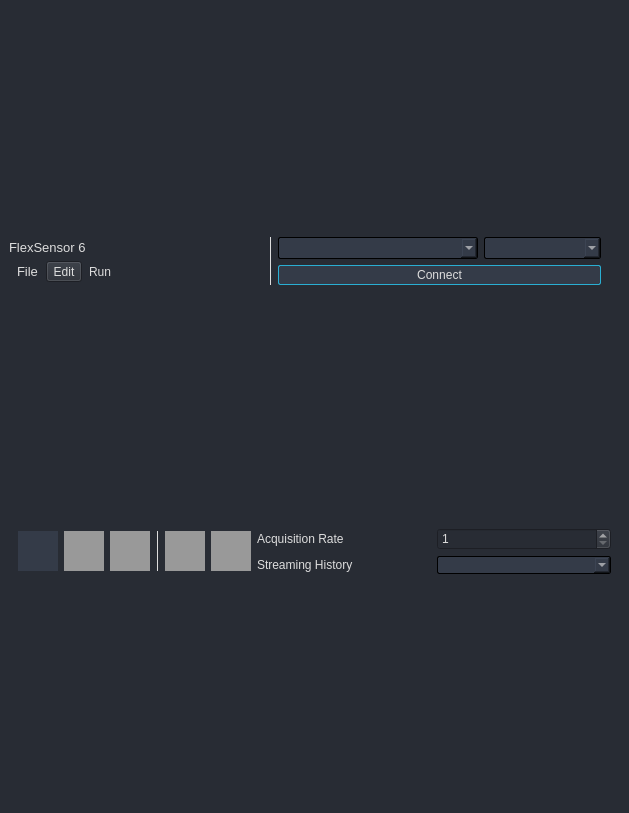
<?xml version="1.0" encoding="UTF-8"?>
<ui version="4.0">
 <class>AD2ControlWindowNew</class>
 <widget class="QMainWindow" name="AD2ControlWindowNew">
  <property name="geometry">
   <rect>
    <x>0</x>
    <y>0</y>
    <width>629</width>
    <height>813</height>
   </rect>
  </property>
  <property name="windowTitle">
   <string>MainWindow</string>
  </property>
  <property name="styleSheet">
   <string notr="true"/>
  </property>
  <widget class="QWidget" name="centralwidget">
   <property name="styleSheet">
    <string notr="true">/* /////////////////////////////////////////////////////////////////////////////////////////////////

SET APP STYLESHEET - FULL STYLES HERE
DARK THEME - DRACULA COLOR BASED

///////////////////////////////////////////////////////////////////////////////////////////////// */
QWidget{
    background-color: rgb(40, 44, 52);
	color: rgb(221, 221, 221);
	font: 10pt &quot;Segoe UI&quot;;
}

/* /////////////////////////////////////////////////////////////////////////////////////////////////
Tooltip */
QToolTip {
	color: #ffffff;
	background-color: rgba(33, 37, 43, 180);
	border: 1px solid rgb(44, 49, 58);
	background-image: none;
	background-position: left center;
    background-repeat: no-repeat;
	border: none;
	border-left: 2px solid rgb(255, 121, 198);
	text-align: left;
	padding-left: 8px;
	margin: 0px;
}

/* /////////////////////////////////////////////////////////////////////////////////////////////////
QTableWidget */
QTableWidget {	
	background-color: transparent;
	padding: 10px;
	border-radius: 5px;
	gridline-color: rgb(44, 49, 58);
	border-bottom: 1px solid rgb(44, 49, 60);
}
QTableWidget::item{
	border-color: rgb(44, 49, 60);
	padding-left: 5px;
	padding-right: 5px;
	gridline-color: rgb(44, 49, 60);
}
QTableWidget::item:selected{
	background-color: rgb(189, 147, 249);
}
QHeaderView::section{
	background-color: rgb(33, 37, 43);
	max-width: 30px;
	border: 1px solid rgb(44, 49, 58);
	border-style: none;
    border-bottom: 1px solid rgb(44, 49, 60);
    border-right: 1px solid rgb(44, 49, 60);
}
QTableWidget::horizontalHeader {	
	background-color: rgb(33, 37, 43);
}
QHeaderView::section:horizontal
{
    border: 1px solid rgb(33, 37, 43);
	background-color: rgb(33, 37, 43);
	padding: 3px;
	border-top-left-radius: 7px;
    border-top-right-radius: 7px;
}
QHeaderView::section:vertical
{
    border: 1px solid rgb(44, 49, 60);
}

/* /////////////////////////////////////////////////////////////////////////////////////////////////
LineEdit */
QLineEdit {
	background-color: rgb(33, 37, 43);
	border-radius: 5px;
	border: 2px solid rgb(33, 37, 43);
	padding-left: 10px;
	selection-color: rgb(255, 255, 255);
	selection-background-color: rgb(255, 121, 198);
}
QLineEdit:hover {
	border: 2px solid rgb(64, 71, 88);
}
QLineEdit:focus {
	border: 2px solid rgb(91, 101, 124);
}

/* /////////////////////////////////////////////////////////////////////////////////////////////////
PlainTextEdit */
QPlainTextEdit {
	background-color: rgb(27, 29, 35);
	border-radius: 5px;
	padding: 10px;
	selection-color: rgb(255, 255, 255);
	selection-background-color: rgb(255, 121, 198);
}
QPlainTextEdit  QScrollBar:vertical {
    width: 8px;
 }
QPlainTextEdit  QScrollBar:horizontal {
    height: 8px;
 }
QPlainTextEdit:hover {
	border: 2px solid rgb(64, 71, 88);
}
QPlainTextEdit:focus {
	border: 2px solid rgb(91, 101, 124);
}

/* /////////////////////////////////////////////////////////////////////////////////////////////////
ScrollBars */
QScrollBar:horizontal {
    border: none;
    background: rgb(52, 59, 72);
    height: 8px;
    margin: 0px 21px 0 21px;
	border-radius: 0px;
}
QScrollBar::handle:horizontal {
    background: rgb(189, 147, 249);
    min-width: 25px;
	border-radius: 4px
}
QScrollBar::add-line:horizontal {
    border: none;
    background: rgb(55, 63, 77);
    width: 20px;
	border-top-right-radius: 4px;
    border-bottom-right-radius: 4px;
    subcontrol-position: right;
    subcontrol-origin: margin;
}
QScrollBar::sub-line:horizontal {
    border: none;
    background: rgb(55, 63, 77);
    width: 20px;
	border-top-left-radius: 4px;
    border-bottom-left-radius: 4px;
    subcontrol-position: left;
    subcontrol-origin: margin;
}
QScrollBar::up-arrow:horizontal, QScrollBar::down-arrow:horizontal
{
     background: none;
}
QScrollBar::add-page:horizontal, QScrollBar::sub-page:horizontal
{
     background: none;
}
 QScrollBar:vertical {
	border: none;
    background: rgb(52, 59, 72);
    width: 8px;
    margin: 21px 0 21px 0;
	border-radius: 0px;
 }
 QScrollBar::handle:vertical {	
	background: rgb(189, 147, 249);
    min-height: 25px;
	border-radius: 4px
 }
 QScrollBar::add-line:vertical {
     border: none;
    background: rgb(55, 63, 77);
     height: 20px;
	border-bottom-left-radius: 4px;
    border-bottom-right-radius: 4px;
     subcontrol-position: bottom;
     subcontrol-origin: margin;
 }
 QScrollBar::sub-line:vertical {
	border: none;
    background: rgb(55, 63, 77);
     height: 20px;
	border-top-left-radius: 4px;
    border-top-right-radius: 4px;
     subcontrol-position: top;
     subcontrol-origin: margin;
 }
 QScrollBar::up-arrow:vertical, QScrollBar::down-arrow:vertical {
     background: none;
 }

 QScrollBar::add-page:vertical, QScrollBar::sub-page:vertical {
     background: none;
 }

/* /////////////////////////////////////////////////////////////////////////////////////////////////
CheckBox */
QCheckBox::indicator {
    border: 3px solid rgb(52, 59, 72);
	width: 15px;
	height: 15px;
	border-radius: 10px;
    background: rgb(44, 49, 60);
}
QCheckBox::indicator:hover {
    border: 3px solid rgb(58, 66, 81);
}
QCheckBox::indicator:checked {
    background: 3px solid rgb(52, 59, 72);
	border: 3px solid rgb(52, 59, 72);	
	background-image: url(:/icons/images/icons/cil-check-alt.png);
}

/* /////////////////////////////////////////////////////////////////////////////////////////////////
RadioButton */
QRadioButton::indicator {
    border: 3px solid rgb(52, 59, 72);
	width: 15px;
	height: 15px;
	border-radius: 10px;
    background: rgb(44, 49, 60);
}
QRadioButton::indicator:hover {
    border: 3px solid rgb(58, 66, 81);
}
QRadioButton::indicator:checked {
    background: 3px solid rgb(94, 106, 130);
	border: 3px solid rgb(52, 59, 72);	
}

/* /////////////////////////////////////////////////////////////////////////////////////////////////
ComboBox */
QComboBox{
	background-color: rgb(52, 59, 72);
	border-radius: 2px;
	border: 1px solid rgb(0, 0, 0);
}
QComboBox:hover{
	border: 1px solid rgb(42, 175, 211);
}
QComboBox::drop-down {
	subcontrol-origin: padding;
	subcontrol-position: top right;
	width: 25px; 
	border-left-width: 2px;
	border-left-color: rgba(39, 44, 54, 150);
	border-left-style: solid;
	border-top-right-radius: 3px;
	border-bottom-right-radius: 3px;	
	background-image: url(:/icons/icons/cil-arrow-bottom.png);
	background-position: center;
	background-repeat: no-reperat;
 }
QComboBox QAbstractItemView {
	color: rgb(255, 121, 198);	
	background-color: rgb(33, 37, 43);
	padding: 10px;
	selection-background-color: rgb(39, 44, 54);
}
/*QComboBox QAbstractItemView::item {
  min-height: 150px;
}*/

/* /////////////////////////////////////////////////////////////////////////////////////////////////
Sliders */
QSlider::groove:horizontal {
    border-radius: 5px;
    height: 10px;
	margin: 0px;
	background-color: rgb(52, 59, 72);
}
QSlider::groove:horizontal:hover {
	background-color: rgb(55, 62, 76);
}
QSlider::handle:horizontal {
    background-color: rgb(0, 0, 0);
    border: 1px solid rgb(42, 175, 211);
    height: 10px;
    width: 8px;
    margin: 0px;
	border-radius: 5px;
}
QSlider::handle:horizontal:hover {
    background-color: rgb(42, 141, 211);
    border: none;
    height: 10px;
    width: 10px;
    margin: 0px;
	border-radius: 5px;
}
QSlider::handle:horizontal:pressed {
    background-color: rgb(42, 141, 211);
}

QSlider::groove:vertical {
    border-radius: 5px;
    width: 10px;
    margin: 0px;
	background-color: rgb(52, 59, 72);
}
QSlider::groove:vertical:hover {
	background-color: rgb(55, 62, 76);
}
QSlider::handle:vertical {
    background-color: rgb(189, 147, 249);
	border: none;
    height: 10px;
    width: 10px;
    margin: 0px;
	border-radius: 5px;
}
QSlider::handle:vertical:hover {
    background-color: rgb(195, 155, 255);
}
QSlider::handle:vertical:pressed {
    background-color: rgb(255, 121, 198);
}

/* /////////////////////////////////////////////////////////////////////////////////////////////////
CommandLinkButton */
QCommandLinkButton {	
	color: rgb(255, 121, 198);
	border-radius: 5px;
	padding: 5px;
	color: rgb(255, 170, 255);
}
QCommandLinkButton:hover {	
	color: rgb(255, 170, 255);
	background-color: rgb(44, 49, 60);
}
QCommandLinkButton:pressed {	
	color: rgb(189, 147, 249);
	background-color: rgb(52, 58, 71);
}

/* /////////////////////////////////////////////////////////////////////////////////////////////////
Button */
QPushButton {
	border: 1px solid rgb(42, 175, 211);
	border-radius: 2px;	
	background-color: rgb(52, 59, 72);
}
QPushButton:hover {
	border: 1px solid rgb(42, 141, 211);
    border-radius: 2px;	
	background-color: rgb(42, 141, 211);
}
QPushButton:pressed {	
	border: 1px solid rgb(42, 141, 211);
    border-radius: 2px;	
	background-color: rgb(35, 40, 49);
}









/* QMenu ------------------------------------------------------------------

examples: https://doc.qt.io/qt-5/stylesheet-examples.html#customizing-qmenu

--------------------------------------------------------------------------- */
QMenu {
    background-color: rgb(40, 44, 52);
    margin: 2px; /* some spacing around the menu */
}

QMenu::item {
    padding: 2px 25px 2px 20px;
    border: 1px solid transparent; /* reserve space for selection border */
}

QMenu::item:selected {
    border-color: darkblue;
    background: rgba(100, 100, 100, 150);
}

QMenu::icon:checked { /* appearance of a 'checked' icon */
    background: gray;
    border: 1px inset gray;
    position: absolute;
    top: 1px;
    right: 1px;
    bottom: 1px;
    left: 1px;
}

QMenu::separator {
    height: 2px;
    background: lightblue;
    margin-left: 10px;
    margin-right: 5px;
}

QMenu::indicator {
    width: 13px;
    height: 13px;
}

QTabWidget::pane {
  border: 1px solid lightgray;
  top:-1px; 
  background:  rgb(40, 44, 52); 
} 

QTabBar::tab {
  background: rgb(40, 44, 52);; 
  border: 1px solid lightgray; 
  padding: 2px;
	padding-left: 10px;
	padding-right: 10px;
} 

QTabBar::tab:selected { 
  background:  rgb(189, 147, 249);
  margin-bottom: -1px; 
}
</string>
   </property>
   <layout class="QGridLayout" name="gridLayout_2">
    <item row="3" column="0">
     <layout class="QGridLayout" name="grd_information"/>
    </item>
    <item row="0" column="0">
     <widget class="QFrame" name="contentTopBg">
      <property name="sizePolicy">
       <sizepolicy hsizetype="Preferred" vsizetype="Maximum">
        <horstretch>0</horstretch>
        <verstretch>0</verstretch>
       </sizepolicy>
      </property>
      <property name="minimumSize">
       <size>
        <width>0</width>
        <height>50</height>
       </size>
      </property>
      <property name="maximumSize">
       <size>
        <width>16777215</width>
        <height>16777215</height>
       </size>
      </property>
      <property name="frameShape">
       <enum>QFrame::NoFrame</enum>
      </property>
      <property name="frameShadow">
       <enum>QFrame::Raised</enum>
      </property>
      <layout class="QHBoxLayout" name="horizontalLayout_6">
       <property name="spacing">
        <number>0</number>
       </property>
       <property name="leftMargin">
        <number>0</number>
       </property>
       <property name="topMargin">
        <number>0</number>
       </property>
       <property name="rightMargin">
        <number>10</number>
       </property>
       <property name="bottomMargin">
        <number>0</number>
       </property>
       <item>
        <widget class="QFrame" name="vl_header">
         <property name="enabled">
          <bool>true</bool>
         </property>
         <property name="sizePolicy">
          <sizepolicy hsizetype="Preferred" vsizetype="Maximum">
           <horstretch>0</horstretch>
           <verstretch>0</verstretch>
          </sizepolicy>
         </property>
         <property name="focusPolicy">
          <enum>Qt::NoFocus</enum>
         </property>
         <property name="frameShape">
          <enum>QFrame::NoFrame</enum>
         </property>
         <property name="frameShadow">
          <enum>QFrame::Raised</enum>
         </property>
         <layout class="QHBoxLayout" name="horizontalLayout_7">
          <property name="spacing">
           <number>0</number>
          </property>
          <property name="leftMargin">
           <number>0</number>
          </property>
          <property name="topMargin">
           <number>0</number>
          </property>
          <property name="rightMargin">
           <number>0</number>
          </property>
          <property name="bottomMargin">
           <number>0</number>
          </property>
          <item>
           <widget class="QFrame" name="verticalFrame">
            <property name="sizePolicy">
             <sizepolicy hsizetype="Minimum" vsizetype="Minimum">
              <horstretch>0</horstretch>
              <verstretch>0</verstretch>
             </sizepolicy>
            </property>
            <layout class="QFormLayout" name="formLayout">
             <property name="horizontalSpacing">
              <number>0</number>
             </property>
             <property name="leftMargin">
              <number>0</number>
             </property>
             <property name="topMargin">
              <number>0</number>
             </property>
             <property name="rightMargin">
              <number>0</number>
             </property>
             <property name="bottomMargin">
              <number>0</number>
             </property>
             <item row="1" column="0">
              <widget class="QFrame" name="menuBar">
               <property name="sizePolicy">
                <sizepolicy hsizetype="Minimum" vsizetype="Fixed">
                 <horstretch>0</horstretch>
                 <verstretch>0</verstretch>
                </sizepolicy>
               </property>
               <property name="minimumSize">
                <size>
                 <width>0</width>
                 <height>0</height>
                </size>
               </property>
               <property name="focusPolicy">
                <enum>Qt::NoFocus</enum>
               </property>
               <property name="frameShadow">
                <enum>QFrame::Raised</enum>
               </property>
               <layout class="QHBoxLayout" name="horizontalLayout_8" stretch="0,0,0">
                <property name="spacing">
                 <number>0</number>
                </property>
                <property name="sizeConstraint">
                 <enum>QLayout::SetDefaultConstraint</enum>
                </property>
                <property name="leftMargin">
                 <number>0</number>
                </property>
                <property name="topMargin">
                 <number>0</number>
                </property>
                <property name="rightMargin">
                 <number>0</number>
                </property>
                <property name="bottomMargin">
                 <number>0</number>
                </property>
                <item>
                 <widget class="QToolButton" name="menu_file">
                  <property name="enabled">
                   <bool>true</bool>
                  </property>
                  <property name="sizePolicy">
                   <sizepolicy hsizetype="Fixed" vsizetype="Fixed">
                    <horstretch>0</horstretch>
                    <verstretch>0</verstretch>
                   </sizepolicy>
                  </property>
                  <property name="minimumSize">
                   <size>
                    <width>0</width>
                    <height>16</height>
                   </size>
                  </property>
                  <property name="maximumSize">
                   <size>
                    <width>16777215</width>
                    <height>16777215</height>
                   </size>
                  </property>
                  <property name="font">
                   <font>
                    <pointsize>10</pointsize>
                    <italic>false</italic>
                    <bold>false</bold>
                    <kerning>true</kerning>
                   </font>
                  </property>
                  <property name="mouseTracking">
                   <bool>true</bool>
                  </property>
                  <property name="layoutDirection">
                   <enum>Qt::LeftToRight</enum>
                  </property>
                  <property name="autoFillBackground">
                   <bool>false</bool>
                  </property>
                  <property name="styleSheet">
                   <string notr="true"/>
                  </property>
                  <property name="text">
                   <string>File</string>
                  </property>
                  <property name="checkable">
                   <bool>false</bool>
                  </property>
                  <property name="popupMode">
                   <enum>QToolButton::InstantPopup</enum>
                  </property>
                  <property name="toolButtonStyle">
                   <enum>Qt::ToolButtonTextOnly</enum>
                  </property>
                  <property name="autoRaise">
                   <bool>true</bool>
                  </property>
                 </widget>
                </item>
                <item>
                 <widget class="QToolButton" name="menu_edit">
                  <property name="text">
                   <string>Edit</string>
                  </property>
                 </widget>
                </item>
                <item>
                 <widget class="QToolButton" name="menu_run">
                  <property name="minimumSize">
                   <size>
                    <width>0</width>
                    <height>0</height>
                   </size>
                  </property>
                  <property name="styleSheet">
                   <string notr="true"/>
                  </property>
                  <property name="text">
                   <string>Run</string>
                  </property>
                  <property name="popupMode">
                   <enum>QToolButton::InstantPopup</enum>
                  </property>
                  <property name="toolButtonStyle">
                   <enum>Qt::ToolButtonTextOnly</enum>
                  </property>
                  <property name="autoRaise">
                   <bool>true</bool>
                  </property>
                 </widget>
                </item>
               </layout>
              </widget>
             </item>
             <item row="0" column="0">
              <widget class="QLabel" name="titleRight">
               <property name="sizePolicy">
                <sizepolicy hsizetype="Preferred" vsizetype="Expanding">
                 <horstretch>0</horstretch>
                 <verstretch>0</verstretch>
                </sizepolicy>
               </property>
               <property name="maximumSize">
                <size>
                 <width>16777215</width>
                 <height>45</height>
                </size>
               </property>
               <property name="font">
                <font>
                 <pointsize>10</pointsize>
                 <italic>false</italic>
                 <bold>false</bold>
                </font>
               </property>
               <property name="text">
                <string>FlexSensor 6</string>
               </property>
               <property name="alignment">
                <set>Qt::AlignLeading|Qt::AlignLeft|Qt::AlignVCenter</set>
               </property>
              </widget>
             </item>
            </layout>
           </widget>
          </item>
         </layout>
        </widget>
       </item>
       <item>
        <widget class="QFrame" name="grd_device_connect">
         <property name="sizePolicy">
          <sizepolicy hsizetype="Preferred" vsizetype="Preferred">
           <horstretch>0</horstretch>
           <verstretch>0</verstretch>
          </sizepolicy>
         </property>
         <property name="minimumSize">
          <size>
           <width>350</width>
           <height>44</height>
          </size>
         </property>
         <layout class="QGridLayout" name="gridLayout_4">
          <item row="2" column="3">
           <widget class="QComboBox" name="cb_channel_select">
            <property name="minimumSize">
             <size>
              <width>0</width>
              <height>22</height>
             </size>
            </property>
           </widget>
          </item>
          <item row="2" column="0" rowspan="2">
           <widget class="QFrame" name="sep1">
            <property name="minimumSize">
             <size>
              <width>0</width>
              <height>0</height>
             </size>
            </property>
            <property name="frameShape">
             <enum>QFrame::VLine</enum>
            </property>
            <property name="frameShadow">
             <enum>QFrame::Plain</enum>
            </property>
           </widget>
          </item>
          <item row="2" column="2">
           <widget class="QComboBox" name="cb_device_select">
            <property name="minimumSize">
             <size>
              <width>200</width>
              <height>22</height>
             </size>
            </property>
           </widget>
          </item>
          <item row="3" column="2" colspan="2">
           <widget class="QPushButton" name="btn_connect">
            <property name="minimumSize">
             <size>
              <width>0</width>
              <height>20</height>
             </size>
            </property>
            <property name="text">
             <string>Connect</string>
            </property>
           </widget>
          </item>
         </layout>
        </widget>
       </item>
      </layout>
     </widget>
    </item>
    <item row="2" column="0">
     <widget class="QFrame" name="grd_controls">
      <property name="sizePolicy">
       <sizepolicy hsizetype="Minimum" vsizetype="Maximum">
        <horstretch>0</horstretch>
        <verstretch>0</verstretch>
       </sizepolicy>
      </property>
      <layout class="QGridLayout" name="gridLayout_3">
       <item row="0" column="1">
        <widget class="QLabel" name="lbl_acquisition_rate">
         <property name="text">
          <string>Acquisition Rate</string>
         </property>
        </widget>
       </item>
       <item row="0" column="2">
        <widget class="QSpinBox" name="sb_acquisition_rate">
         <property name="minimum">
          <number>1</number>
         </property>
         <property name="maximum">
          <number>999999999</number>
         </property>
        </widget>
       </item>
       <item row="1" column="2">
        <widget class="QComboBox" name="cb_streaming_history"/>
       </item>
       <item row="1" column="1">
        <widget class="QLabel" name="lbl_streaming_history">
         <property name="text">
          <string>Streaming History</string>
         </property>
        </widget>
       </item>
       <item row="0" column="0" rowspan="2">
        <widget class="QFrame" name="horizontalFrame">
         <property name="sizePolicy">
          <sizepolicy hsizetype="Maximum" vsizetype="Maximum">
           <horstretch>0</horstretch>
           <verstretch>0</verstretch>
          </sizepolicy>
         </property>
         <layout class="QHBoxLayout" name="horizontalLayout_2">
          <property name="spacing">
           <number>6</number>
          </property>
          <property name="sizeConstraint">
           <enum>QLayout::SetMaximumSize</enum>
          </property>
          <property name="leftMargin">
           <number>0</number>
          </property>
          <property name="topMargin">
           <number>0</number>
          </property>
          <property name="rightMargin">
           <number>0</number>
          </property>
          <property name="bottomMargin">
           <number>0</number>
          </property>
          <item>
           <widget class="QPushButton" name="btn_play">
            <property name="enabled">
             <bool>true</bool>
            </property>
            <property name="minimumSize">
             <size>
              <width>40</width>
              <height>40</height>
             </size>
            </property>
            <property name="maximumSize">
             <size>
              <width>40</width>
              <height>40</height>
             </size>
            </property>
            <property name="styleSheet">
             <string notr="true">/*Play Button*/
QPushButton {		
	background-position: left center;
    background-repeat: no-repeat;
	border: none;
    border-radius: 0px;
	text-align: center;
}

QPushButton:hover {
	background-color: rgb(47, 104, 57);
}

QPushButton:pressed {	
	background-color: rgb(44, 134, 46);
	color: rgb(255, 255, 255);
}

QPushButton:disabled {	
	background-color: rgb(153, 153, 153);
	color: rgb(255, 255, 255);
}

QPushButton:checked {	
	background-color: rgb(49, 89, 62);
	color: rgb(255, 255, 255);
}
</string>
            </property>
            <property name="text">
             <string/>
            </property>
            <property name="icon">
             <iconset>
              <normalon>:/icons-svg/icons-svg/cil-media-play.svg</normalon>
             </iconset>
            </property>
            <property name="iconSize">
             <size>
              <width>20</width>
              <height>20</height>
             </size>
            </property>
            <property name="checkable">
             <bool>true</bool>
            </property>
            <property name="checked">
             <bool>false</bool>
            </property>
            <property name="autoExclusive">
             <bool>false</bool>
            </property>
            <property name="default">
             <bool>false</bool>
            </property>
            <property name="flat">
             <bool>false</bool>
            </property>
           </widget>
          </item>
          <item>
           <widget class="QPushButton" name="btn_stop">
            <property name="enabled">
             <bool>false</bool>
            </property>
            <property name="minimumSize">
             <size>
              <width>40</width>
              <height>40</height>
             </size>
            </property>
            <property name="maximumSize">
             <size>
              <width>40</width>
              <height>40</height>
             </size>
            </property>
            <property name="styleSheet">
             <string notr="true">/* Stop Button*/

QPushButton {		
	background-position: left center;
    background-repeat: no-repeat;
	border: none;
    border-radius: 0px;
	text-align: center;
    icon: url(:/icons-svg/icons-svg/cil-media-stop.svg);
    icon-size: 16px 16px;
}

QPushButton:hover {
	background-color: rgb(113, 41, 50);
}

QPushButton:pressed {	
	background-color: rgb(154, 29, 36);
	color: rgb(255, 255, 255);
}

QPushButton:disabled {	
	background-color: rgb(153, 153, 153);
	color: rgb(255, 255, 255);
}
</string>
            </property>
            <property name="text">
             <string/>
            </property>
            <property name="icon">
             <iconset resource="resources.qrc">
              <normaloff>:/icons-svg/icons-svg/cil-media-stop.svg</normaloff>:/icons-svg/icons-svg/cil-media-stop.svg</iconset>
            </property>
           </widget>
          </item>
          <item>
           <widget class="QPushButton" name="btn_pause">
            <property name="enabled">
             <bool>false</bool>
            </property>
            <property name="minimumSize">
             <size>
              <width>40</width>
              <height>40</height>
             </size>
            </property>
            <property name="maximumSize">
             <size>
              <width>40</width>
              <height>40</height>
             </size>
            </property>
            <property name="styleSheet">
             <string notr="true">QPushButton {		
	background-position: left center;
    background-repeat: no-repeat;
	border: none;
    border-radius: 0px;
	text-align: center;
	icon: url(:/icons-svg/icons-svg/cil-media-pause.svg);
    icon-size: 16px 16px;
}

QPushButton:hover {
    background-color: rgb(113, 105, 50);
}
    
QPushButton:pressed {	
    background-color: rgb(154, 136, 36);
    color: rgb(255, 255, 255);
}
    
QPushButton:disabled {	
	background-color: rgb(153, 153, 153);
	color: rgb(255, 255, 255);
}
</string>
            </property>
            <property name="text">
             <string/>
            </property>
            <property name="icon">
             <iconset resource="resources.qrc">
              <normaloff>:/icons-svg/icons-svg/cil-media-pause.svg</normaloff>:/icons-svg/icons-svg/cil-media-pause.svg</iconset>
            </property>
           </widget>
          </item>
          <item>
           <widget class="QFrame" name="sep2">
            <property name="styleSheet">
             <string notr="true">QFrame[frameShape=&quot;5&quot;] /* QFrame::VLine == 0x0005 */
{
    color: green;
    background-color: green;
}</string>
            </property>
            <property name="frameShape">
             <enum>QFrame::VLine</enum>
            </property>
            <property name="frameShadow">
             <enum>QFrame::Plain</enum>
            </property>
           </widget>
          </item>
          <item>
           <widget class="QPushButton" name="btn_record">
            <property name="enabled">
             <bool>false</bool>
            </property>
            <property name="minimumSize">
             <size>
              <width>40</width>
              <height>40</height>
             </size>
            </property>
            <property name="maximumSize">
             <size>
              <width>40</width>
              <height>40</height>
             </size>
            </property>
            <property name="baseSize">
             <size>
              <width>40</width>
              <height>40</height>
             </size>
            </property>
            <property name="styleSheet">
             <string notr="true">QPushButton {		
	background-position: left center;
    background-repeat: no-repeat;
	border: none;
    border-radius: 0px;
	text-align: center;
	icon: url(:/icons-svg/icons-svg/cil-media-record.svg);
    icon-size: 16px 16px;
}

QPushButton:hover {
	background-color: rgb(113, 41, 50);
}

QPushButton:pressed {	
	background-color: rgb(154, 29, 36);
	color: rgb(255, 255, 255);
}

QPushButton:disabled {	
	background-color: rgb(153, 153, 153);
	color: rgb(255, 255, 255);
}

QPushButton:checked {	
	background-color: rgb(78, 47, 58);
	icon: url(:/single-color/icons-svg/single_color/cil-media-play.svg);
   background-color: rgb(183, 0, 0);
}
</string>
            </property>
            <property name="text">
             <string/>
            </property>
            <property name="icon">
             <iconset resource="resources.qrc">
              <normaloff>:/icons-svg/icons-svg/cil-media-record.svg</normaloff>
              <selectedon>:/single-color/icons-svg/single_color/cil-media-play.svg</selectedon>:/icons-svg/icons-svg/cil-media-record.svg</iconset>
            </property>
            <property name="checkable">
             <bool>true</bool>
            </property>
            <property name="checked">
             <bool>false</bool>
            </property>
           </widget>
          </item>
          <item>
           <widget class="QPushButton" name="btn_reset">
            <property name="enabled">
             <bool>false</bool>
            </property>
            <property name="minimumSize">
             <size>
              <width>40</width>
              <height>40</height>
             </size>
            </property>
            <property name="maximumSize">
             <size>
              <width>40</width>
              <height>40</height>
             </size>
            </property>
            <property name="baseSize">
             <size>
              <width>40</width>
              <height>40</height>
             </size>
            </property>
            <property name="styleSheet">
             <string notr="true">QPushButton {		
	background-position: left center;
    background-repeat: no-repeat;
	border: none;
    border-radius: 0px;
	text-align: center;
	icon: url(:/icons-svg/icons-svg/cil-reload.svg);
    icon-size: 16px 16px;
}

QPushButton:hover {
	background-color: rgb(113, 41, 50);
}

QPushButton:pressed {	
	background-color: rgb(154, 29, 36);
	color: rgb(255, 255, 255);
}

QPushButton:disabled {	
	background-color: rgb(153, 153, 153);
	color: rgb(255, 255, 255);
}
</string>
            </property>
            <property name="text">
             <string/>
            </property>
           </widget>
          </item>
         </layout>
        </widget>
       </item>
      </layout>
     </widget>
    </item>
    <item row="4" column="0">
     <layout class="QGridLayout" name="grd_plot"/>
    </item>
   </layout>
  </widget>
  <widget class="QMenuBar" name="menubar">
   <property name="geometry">
    <rect>
     <x>0</x>
     <y>0</y>
     <width>629</width>
     <height>22</height>
    </rect>
   </property>
  </widget>
 </widget>
 <resources>
  <include location="resources.qrc"/>
 </resources>
 <connections/>
</ui>
